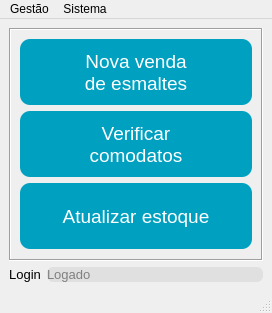
<?xml version="1.0" encoding="UTF-8"?>
<ui version="4.0">
 <class>fm_menu</class>
 <widget class="QMainWindow" name="fm_menu">
  <property name="geometry">
   <rect>
    <x>0</x>
    <y>0</y>
    <width>272</width>
    <height>313</height>
   </rect>
  </property>
  <property name="windowTitle">
   <string>Menu</string>
  </property>
  <property name="styleSheet">
   <string notr="true">QDialog{
background:#ececec
}</string>
  </property>
  <widget class="QWidget" name="centralwidget">
   <layout class="QGridLayout" name="gridLayout_2">
    <item row="0" column="0" colspan="2">
     <widget class="QFrame" name="frame">
      <property name="frameShape">
       <enum>QFrame::Box</enum>
      </property>
      <property name="frameShadow">
       <enum>QFrame::Sunken</enum>
      </property>
      <layout class="QGridLayout" name="gridLayout">
       <item row="1" column="0">
        <widget class="QPushButton" name="btn_comodato">
         <property name="sizePolicy">
          <sizepolicy hsizetype="Minimum" vsizetype="Maximum">
           <horstretch>0</horstretch>
           <verstretch>0</verstretch>
          </sizepolicy>
         </property>
         <property name="minimumSize">
          <size>
           <width>0</width>
           <height>66</height>
          </size>
         </property>
         <property name="maximumSize">
          <size>
           <width>16777215</width>
           <height>66</height>
          </size>
         </property>
         <property name="cursor">
          <cursorShape>PointingHandCursor</cursorShape>
         </property>
         <property name="styleSheet">
          <string notr="true">QPushButton:enabled{background:#00a0c0;}
QPushButton:disabled{background:#90c0c0;}
QPushButton:pressed{background:#73bebe;}
QPushButton{
color:#fff;
font-size:14pt;
border:none;
border-radius:10px;
}</string>
         </property>
         <property name="text">
          <string>Verificar
comodatos</string>
         </property>
        </widget>
       </item>
       <item row="0" column="0">
        <widget class="QPushButton" name="btn_novaVenda">
         <property name="sizePolicy">
          <sizepolicy hsizetype="Minimum" vsizetype="Maximum">
           <horstretch>0</horstretch>
           <verstretch>0</verstretch>
          </sizepolicy>
         </property>
         <property name="minimumSize">
          <size>
           <width>0</width>
           <height>66</height>
          </size>
         </property>
         <property name="maximumSize">
          <size>
           <width>16777215</width>
           <height>66</height>
          </size>
         </property>
         <property name="cursor">
          <cursorShape>PointingHandCursor</cursorShape>
         </property>
         <property name="styleSheet">
          <string notr="true">QPushButton:enabled{background:#00a0c0;}
QPushButton:disabled{background:#90c0c0;}
QPushButton:pressed{background:#73bebe;}
QPushButton{
color:#fff;
font-size:14pt;
border:none;
border-radius:10px;
}</string>
         </property>
         <property name="text">
          <string>Nova venda
de esmaltes</string>
         </property>
        </widget>
       </item>
       <item row="2" column="0">
        <widget class="QPushButton" name="btn_estoque">
         <property name="sizePolicy">
          <sizepolicy hsizetype="Minimum" vsizetype="Maximum">
           <horstretch>0</horstretch>
           <verstretch>0</verstretch>
          </sizepolicy>
         </property>
         <property name="minimumSize">
          <size>
           <width>0</width>
           <height>66</height>
          </size>
         </property>
         <property name="maximumSize">
          <size>
           <width>16777215</width>
           <height>66</height>
          </size>
         </property>
         <property name="cursor">
          <cursorShape>PointingHandCursor</cursorShape>
         </property>
         <property name="styleSheet">
          <string notr="true">QPushButton:enabled{background:#00a0c0;}
QPushButton:disabled{background:#90c0c0;}
QPushButton:pressed{background:#73bebe;}
QPushButton{
color:#fff;
font-size:14pt;
border:none;
border-radius:10px;
}</string>
         </property>
         <property name="text">
          <string>Atualizar estoque</string>
         </property>
        </widget>
       </item>
      </layout>
     </widget>
    </item>
    <item row="1" column="0">
     <widget class="QPushButton" name="btn_login">
      <property name="sizePolicy">
       <sizepolicy hsizetype="Fixed" vsizetype="Fixed">
        <horstretch>0</horstretch>
        <verstretch>0</verstretch>
       </sizepolicy>
      </property>
      <property name="minimumSize">
       <size>
        <width>0</width>
        <height>0</height>
       </size>
      </property>
      <property name="cursor">
       <cursorShape>PointingHandCursor</cursorShape>
      </property>
      <property name="styleSheet">
       <string notr="true">QPushButton:enabled{background:none;}
QPushButton:disabled{background:none;}
QPushButton:pressed{background:#c0c0c0;}
QPushButton{
font-size:10pt;
border:none;
border-radius:10px;
}</string>
      </property>
      <property name="text">
       <string>Login</string>
      </property>
     </widget>
    </item>
    <item row="1" column="1">
     <widget class="QLabel" name="lb_logado">
      <property name="styleSheet">
       <string notr="true">QLabel{
background:#e0e0e0;
color:#808080;
font-size:10pt;
border:none;
border-radius:6px;
}</string>
      </property>
      <property name="text">
       <string>Logado</string>
      </property>
     </widget>
    </item>
   </layout>
  </widget>
  <widget class="QMenuBar" name="menubar">
   <property name="geometry">
    <rect>
     <x>0</x>
     <y>0</y>
     <width>272</width>
     <height>21</height>
    </rect>
   </property>
   <widget class="QMenu" name="menuGest_o">
    <property name="title">
     <string>Gestão</string>
    </property>
    <widget class="QMenu" name="menuVendedores">
     <property name="title">
      <string>Vendedores</string>
     </property>
     <addaction name="actionGestao"/>
     <addaction name="actionTransaoes"/>
    </widget>
    <widget class="QMenu" name="menuClientes">
     <property name="title">
      <string>Clientes</string>
     </property>
     <addaction name="actionGestao_2"/>
     <addaction name="actionTransaoes_2"/>
    </widget>
    <widget class="QMenu" name="menuEstoque">
     <property name="title">
      <string>Estoque</string>
     </property>
     <addaction name="actionEsmalte"/>
     <addaction name="actionBrinde"/>
     <addaction name="actionRoupa"/>
    </widget>
    <addaction name="menuVendedores"/>
    <addaction name="menuClientes"/>
    <addaction name="menuEstoque"/>
    <addaction name="actionDados"/>
   </widget>
   <widget class="QMenu" name="menuSistema">
    <property name="title">
     <string>Sistema</string>
    </property>
    <addaction name="actionSobre"/>
    <addaction name="separator"/>
    <addaction name="actionSair"/>
   </widget>
   <addaction name="menuGest_o"/>
   <addaction name="menuSistema"/>
  </widget>
  <widget class="QStatusBar" name="statusbar"/>
  <action name="actionGestao">
   <property name="text">
    <string>Gestão</string>
   </property>
  </action>
  <action name="actionTransaoes">
   <property name="text">
    <string>Transações</string>
   </property>
  </action>
  <action name="actionGestao_2">
   <property name="text">
    <string>Gestão</string>
   </property>
  </action>
  <action name="actionTransaoes_2">
   <property name="text">
    <string>Transações</string>
   </property>
  </action>
  <action name="actionSobre">
   <property name="text">
    <string>Sobre</string>
   </property>
  </action>
  <action name="actionSair">
   <property name="text">
    <string>Sair</string>
   </property>
  </action>
  <action name="actionEsmalte">
   <property name="text">
    <string>Esmalte</string>
   </property>
  </action>
  <action name="actionBrinde">
   <property name="text">
    <string>Brinde</string>
   </property>
  </action>
  <action name="actionRoupa">
   <property name="text">
    <string>Roupa</string>
   </property>
  </action>
  <action name="actionDados">
   <property name="text">
    <string>Dados</string>
   </property>
  </action>
 </widget>
 <tabstops>
  <tabstop>btn_novaVenda</tabstop>
  <tabstop>btn_login</tabstop>
 </tabstops>
 <resources/>
 <connections/>
</ui>
